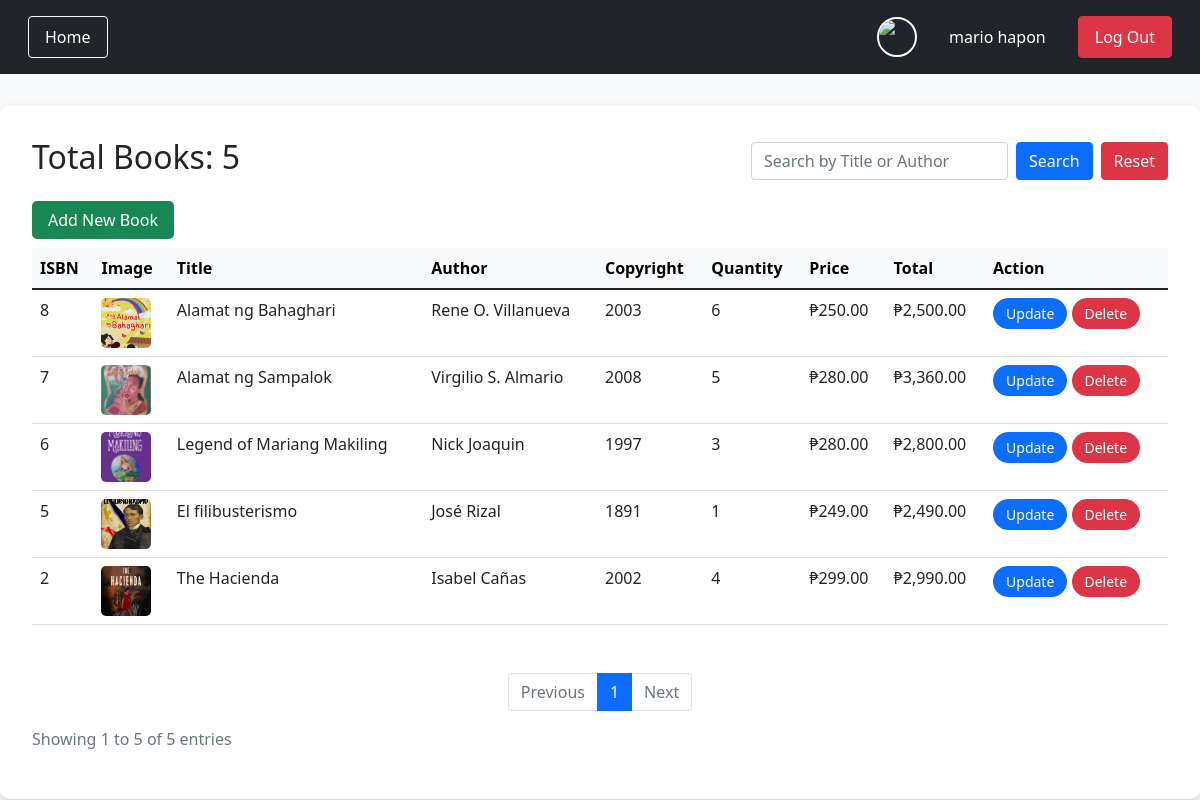
The page /admin/total_books.php (signed in) on the database as committed earlier.
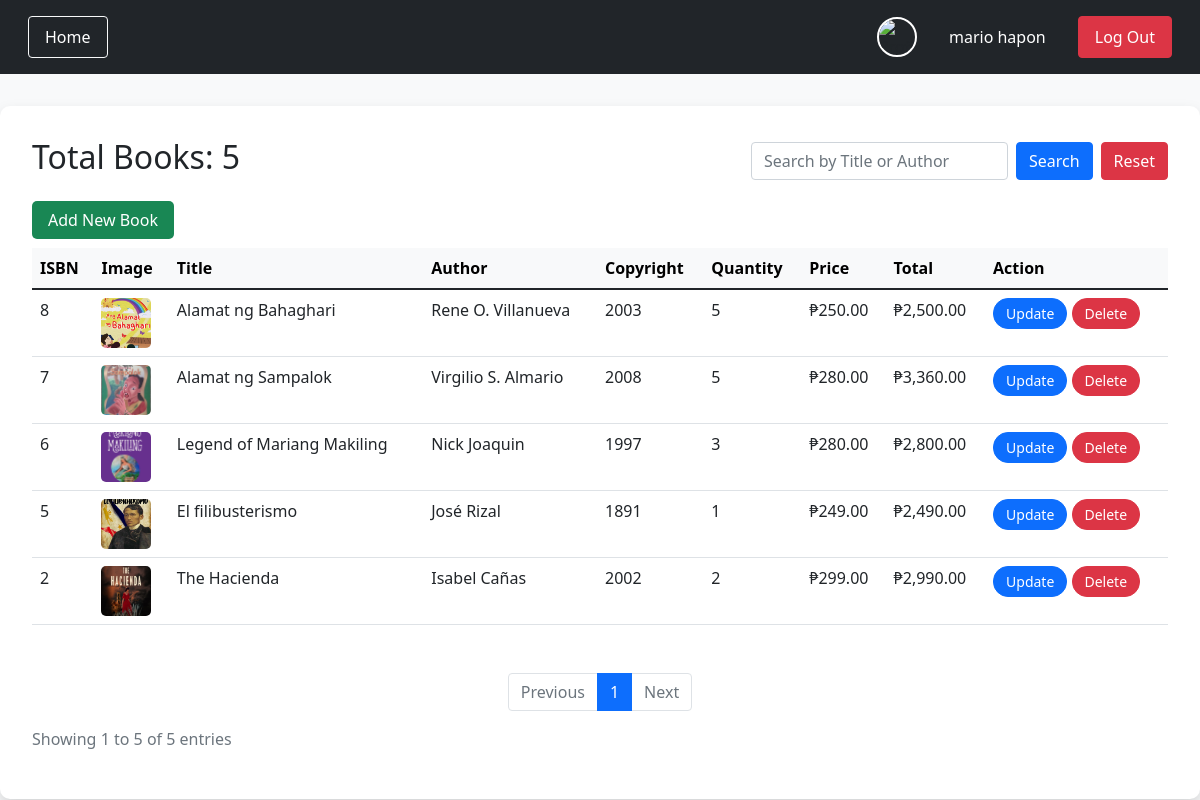
The same page on the database as committed later.
### tables this page shows
CREATE TABLE `books` (
  `isbn` int(11) NOT NULL,
  `title` varchar(255) NOT NULL,
  `book_image` varchar(255) NOT NULL,
  `author` varchar(255) NOT NULL,
  `copyright` int(11) NOT NULL,
  `qty` int(11) NOT NULL,
  `price` float NOT NULL,
  `total` float NOT NULL
);

### admin/total_books.php (the view, shortened to what the changed rows need)
<?php
@include '../db_connect.php';
$items_per_page = 10;
$page = isset($_GET['page']) && is_numeric($_GET['page']) ? max(1, $_GET['page']) : 1;
$start = ($page - 1) * $items_per_page;
$query = "SELECT isbn, title, book_image, author, copyright, qty, price, total FROM books";
$query .= " ORDER BY isbn DESC";
$stmt = mysqli_prepare($conn, $query);
mysqli_stmt_execute($stmt);
$books_query = mysqli_stmt_get_result($stmt);
$books = [];
while ($row = mysqli_fetch_assoc($books_query)) {
    $books[] = $row;
}
$total_books = count($books);
$paginated_books = array_slice($books, $start, $items_per_page);
?>
<!DOCTYPE html>
<html lang="en">
<head>
    <link href="https://cdn.jsdelivr.net/npm/bootstrap@5.1.3/dist/css/bootstrap.min.css" rel="stylesheet">
    <link rel="stylesheet" href="https://cdnjs.cloudflare.com/ajax/libs/font-awesome/5.15.4/css/all.min.css">
</head>
<body>
    <div class="container">
        <div class="d-flex justify-content-between align-items-center mb-4">
            <h2>Total Books: <?php echo $total_books; ?></h2>
        </div>
        <?php if (empty($paginated_books)): ?>
            <div class="alert alert-info">No books found.</div>
        <?php else: ?>
            <div class="table-responsive">
                <table class="table table-hover">
                    <thead class="table-light">
                        <tr>
                            <th>ISBN</th>
                            <th>Image</th>
                            <th>Title</th>
                            <th>Author</th>
                            <th>Copyright</th>
                            <th>Quantity</th>
                            <th>Price</th>
                            <th>Total</th>
                            <th>Action</th>
                        </tr>
                    </thead>
                    <tbody>
                        <?php foreach ($paginated_books as $book): ?>
                            <tr>
                                <td><?php echo htmlspecialchars($book['isbn']); ?></td>
                                <td><img src="../images/<?php echo htmlspecialchars($book['book_image'] ?: 'default_book.png'); ?>" alt="Book Image"></td>
                                <td><?php echo htmlspecialchars($book['title']); ?></td>
                                <td><?php echo htmlspecialchars($book['author']); ?></td>
                                <td><?php echo htmlspecialchars($book['copyright']); ?></td>
                                <td><?php echo htmlspecialchars($book['qty']); ?></td>
                                <td>₱<?php echo number_format($book['price'], 2); ?></td>
                                <td>₱<?php echo number_format($book['total'], 2); ?></td>
                                <td>
                                    <a href="../admin/edit_book.php?isbn=<?php echo $book['isbn']; ?>" class="btn btn-primary btn-sm update-btn">Update</a>
                                    <a href="../admin/delete_book.php?isbn=<?php echo $book['isbn']; ?>" class="btn btn-danger btn-sm delete-btn" onclick="return confirm('Are you sure you want to delete this book?');">Delete</a>
                                </td>
                            </tr>
                        <?php endforeach; ?>
                    </tbody>
                </table>
            </div>
        <?php endif; ?>
    </div>
</body>
</html>

Rows that differ between the two databases and show on the page:
changed books "Alamat ng Bahaghari": qty "6" → "5"
changed books "The Hacienda": qty "4" → "2"
